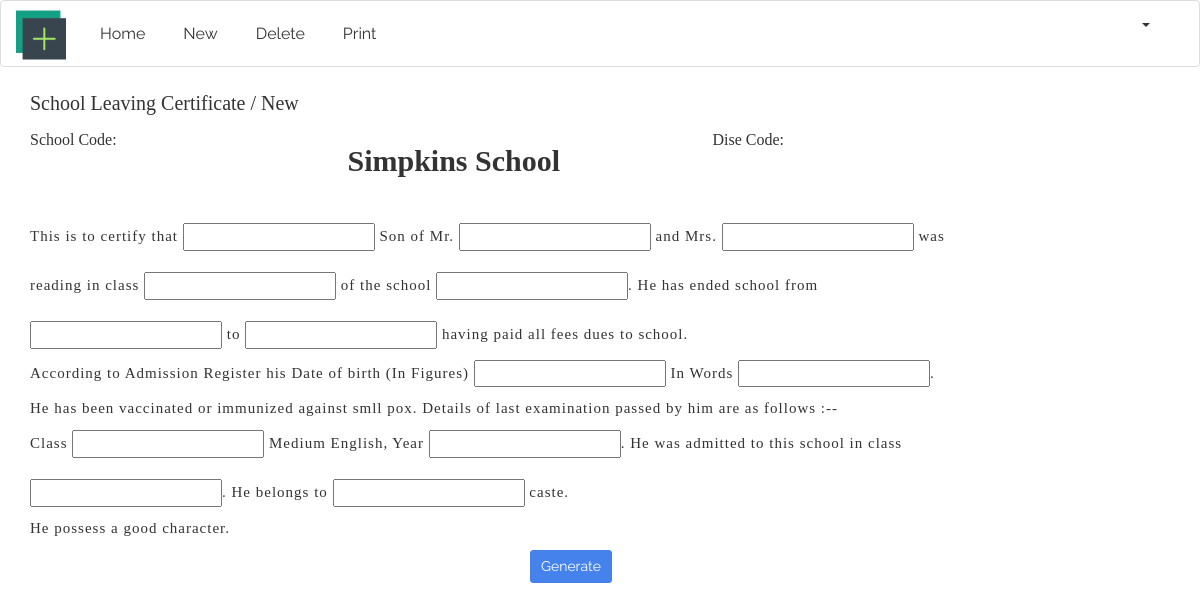
The app's page /index.php/certificates/slc_new, older data.
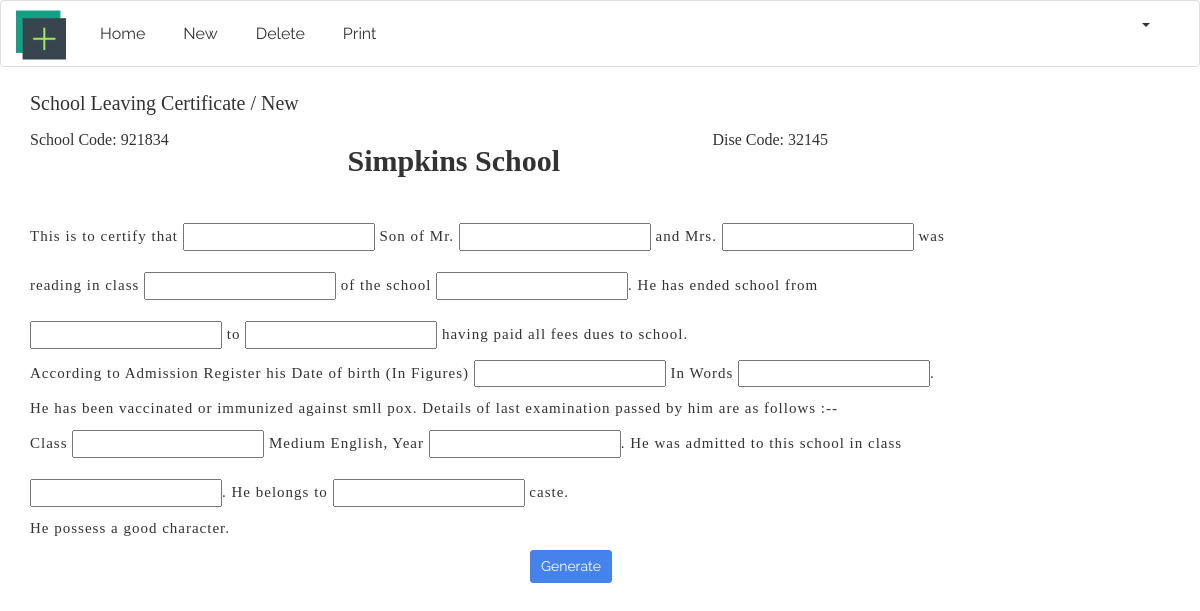
The same page, newer data.
### tables this page shows
CREATE TABLE `organisation_info` (
  `org_id` int(11) NOT NULL,
  `name` varchar(100) NOT NULL,
  `address_1` varchar(100) NOT NULL,
  `address_2` varchar(100) NOT NULL,
  `city` varchar(25) NOT NULL,
  `phone_no` int(11) NOT NULL,
  `fax_no` int(11) NOT NULL,
  `mobile` int(11) NOT NULL,
  `email` varchar(50) NOT NULL,
  `password` text NOT NULL,
  `website` varchar(50) NOT NULL,
  `contact_person` varchar(50) NOT NULL,
  `pan_no` varchar(15) NOT NULL,
  `affiliation` text NOT NULL,
  `license_no` int(20) NOT NULL,
  `service_tax_no` int(20) NOT NULL,
  `session_start` date NOT NULL,
  `session_end` date NOT NULL,
  `dise_code` int(11) DEFAULT NULL,
  `school_code` int(11) DEFAULT NULL
);

### application/controllers/certificates.php (called while the page is built, shortened)
<?php
class Certificates extends MY_Controller
{
    public function __construct()
    {
        $this->form_validation->set_error_delimiters('<div class="text-danger">', '</div>');
    }
    public function slc_new()
    {
        $this->load->model('get_model','gm');
        $org_info = $this->gm->org_info_cert();
        $name = $org_info[0]['name'];
        $data = $this->input->post();
        unset($data['submit']);
        if ($this->form_validation->run('sln')) {
            $this->insert_data('student_leaving_certificate',$data);
            $this->load->library('Pdf');
            $pdf = new Pdf('P', 'mm', 'A4', true, 'UTF-8', false);
            $pdf->SetCreator(PDF_CREATOR);
            $pdf->SetAuthor('SchoolERP');
            $pdf->SetTitle('Transfer Certificate');
            $pdf->SetSubject('TC');
            $pdf->SetKeywords('TC,School Leaving');
            $pdf->AddPage();
            $html = '
            <div style="font-size: 12px;">
            <i>School Code: 871238<br>
            Dise Code&nbsp;&nbsp; : 127392</i>
            </div>
            <p style="font-size: 25px; font-weight: bold; text-align: center">
            '.$name.'
            Simpkins Senior Secondary School<br>
            Maruti Estate, Shahganj Agra-282010
            </p>
            <p style="font-size: 20px; text-align: center; font-weight: bold;">
            Transfer Certificate
            </p>
            <p style="font-size: 15px;">
                This is to certify that <b>' . $data['name'] . '</b> Son of Mr. <b>' . $data['f_name'] . '</b>
                and Mrs.<b> ' . $data['m_name'] . '</b> was reading in class <b>' . $data['class'] . '</b> of the
                school <b>' . $data['school_name'] . '</b> .He has ended school from <b>' . $data['end_date'] . '</b> to
                <b>' . $data['start_date'] . '</b> having paid all fees dues to school.
            </p>
            <p style="font-size: 15px;">
                According to Admission Register his Date of birth (In Figures)<b> ' . $data['dob'] . '</b>,
                In Words <b>' . $data['dob_words'] . '</b>.
            </p>
            <p style="font-size: 15px;">
                He has been vaccinated or immunized against smll pox. Details of last examination passed by him are as follows
                 :--
            </p>
            <p style="font-size: 15px;">
                Class <b>' . $data['class_present'] . '</b> Medium English, Year <b>' . $data['year'] . '</b>.
                He was admitted to this school in class <b>' . $data['start_class'] . '</b>.He belongs to <b>' . $data['caste_name'] . '</b>
                caste.
            </p>
            <p style="font-size: 15px;">
            He possess a good character.<br><br>
            Presently he is promoted to class --<br><br>
            His attendance is above average.<br>
            </p>
            <p style="font-size: 15px; text-align: right;">
                Principal
            </p>';
            $pdf->writeHTML($html, true, false, true, false, 'center');
            $pdf->output();
        } else {
            $this->load->view('private/certificates/school_leaving/slc_header', ['username' => $this->get_admin()]);
            $this->load->view('private/certificates/school_leaving/slc_new',['org_info'=>$org_info]);
        }
    }
}

### index.php (called while the page is built, shortened)
<?php
require_once BASEPATH.'core/CodeIgniter.php';

### application/models/get_model.php (called while the page is built, shortened)
<?php
class Get_model extends MY_Model
{
    public  function  org_info_cert()
    {
        $query = $this->db->select('name')
            ->select('address_1')
            ->select('address_2')
        ->select('city')
            ->select('dise_code')
            ->select('school_code')
            ->where('org_id',4)
        ->get('organisation_info');
        $res = $query->result_array();
        return $res;
    }
}

### application/views/private/certificates/school_leaving/slc_new.php (the view, shortened to what the changed rows need)
<div class="container">
    <div class="row">
        <div class="col-lg-2">
            School Code: <?php
            $c = json_encode($org_info);
            $c = json_decode($c, true);
            echo $c[0]['school_code'] ?>
        </div>
        <div class="col-lg-5">
            <p style="font-size: 40px;"></p>
        </div>
        <div class="col-lg-2">
            Dise Code: <?php echo $c[0]['dise_code'] ?>
        </div>
    </div>
    </div>

Row changes from the older to the newer data that the page shows:
now on this page (row edited): organisation_info: school_code "921834", dise_code "32145"
